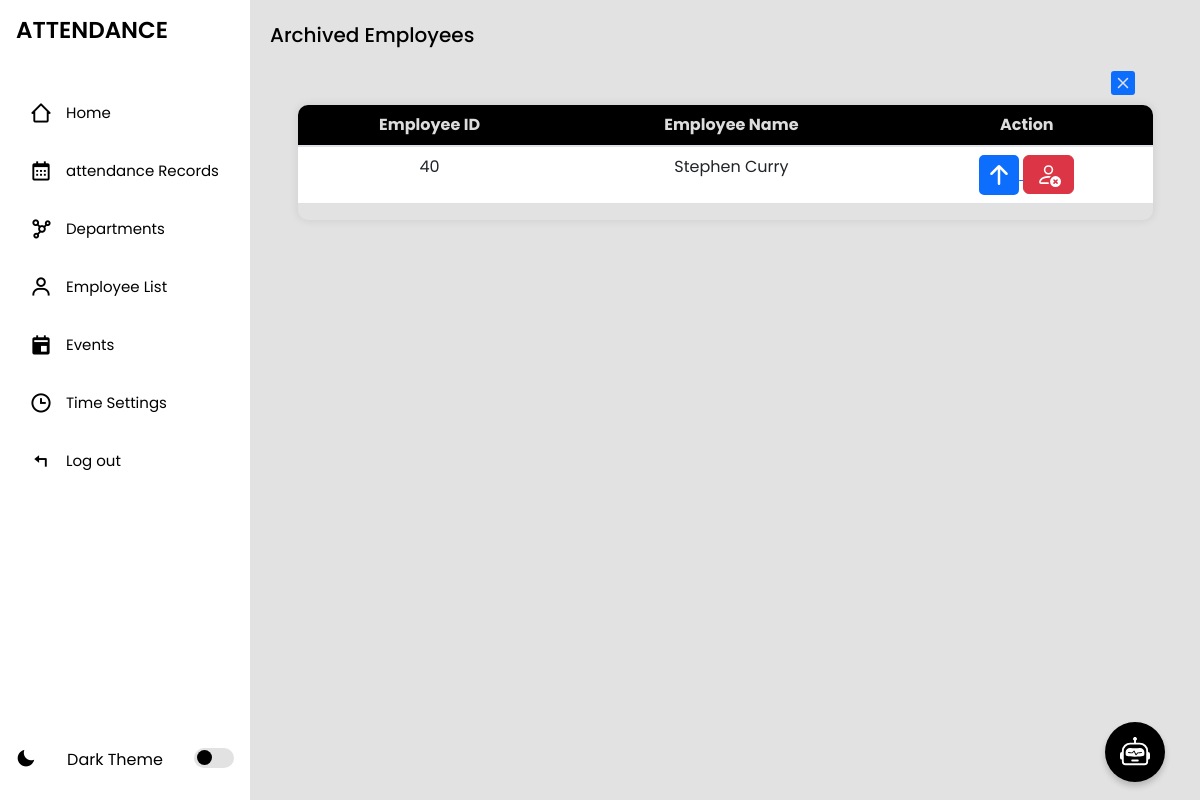
/archived-employees/ (signed in), run on an earlier commit of the app's database.
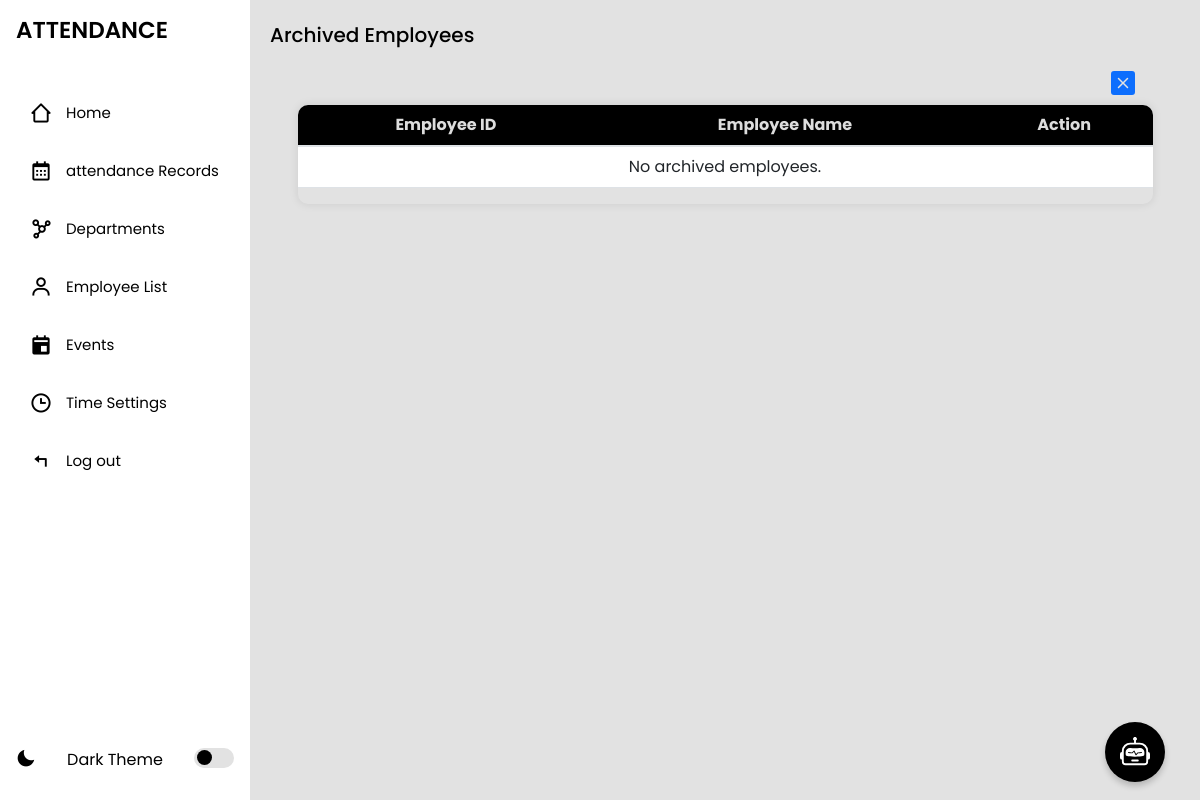
And on a later commit of the database.
### myapp/models.py (models this page shows, shortened)
class Employee(models.Model):
    employee_id = models.CharField(max_length=100, unique=True)
    first_name = models.CharField(max_length=120)
    last_name = models.CharField(max_length=120)
    username = models.CharField(max_length=100, unique=True, default='defaultuser')
    archived = models.BooleanField(default=False)
    password = models.CharField(max_length=128, default='defaultpassword')
    department_name = models.ForeignKey(Department, on_delete=models.CASCADE, related_name='employees')
    updated = models.DateTimeField(auto_now=True)
    created = models.DateTimeField(auto_now_add=True)
    class Meta:
        ordering = ['-updated', '-created']

### myapp/views.py (the view)
# urls.py: path('archived-employees/', views.archived_employees, name='archived_employees'),
@login_required
def archived_employees(request):
    archived_employees = Employee.objects.filter(archived=True)
    return render(request, 'archived_employees.html', {
        'archived_employees': archived_employees
    })

### myapp/templates/archived_employees.html (shortened to what this page needs)
{% extends 'index.html' %}
{% block content %}
<section class="home">
    <p class="today">Archived Employees</p>
    <div style="display: flex; justify-content: end; margin-right: 65px;">
        <a href="{% url 'employeelist' %}" aria-label="Close">
        </a>
    </div>
    <div class="table-container">
        <table class="table">
            <thead>
                <tr>
                    <th scope="col">Employee ID</th>
                    <th scope="col">Employee Name</th>
                    <th scope="col">Action</th>
                </tr>
            </thead>
            <tbody>
                {% for employee in archived_employees %}
                <tr>
                    <td>{{ employee.id }}</td>
                    <td>{{ employee.first_name }} {{ employee.last_name }}</td>
                    <td>
                        <a href="{% url 'unarchive_employee' employee.id %}">
                        </a>
                        <button class="btn btn-danger" type="button" data-bs-toggle="modal" data-bs-target="#deleteModal-{{ employee.id }}">
                        </button>
                    </td>
                </tr>
                {% empty %}
                <tr>
                    <td colspan="3">No archived employees.</td>
                </tr>
                {% endfor %}
            </tbody>
        </table>
    </div>
</section>
{% endblock %}

What changed in the data, as far as the page shows it:
no longer on this page (row edited): Employee: id "40", first_name "Stephen", last_name "Curry"
Also different on the page:
text now shown: "No archived employees."
